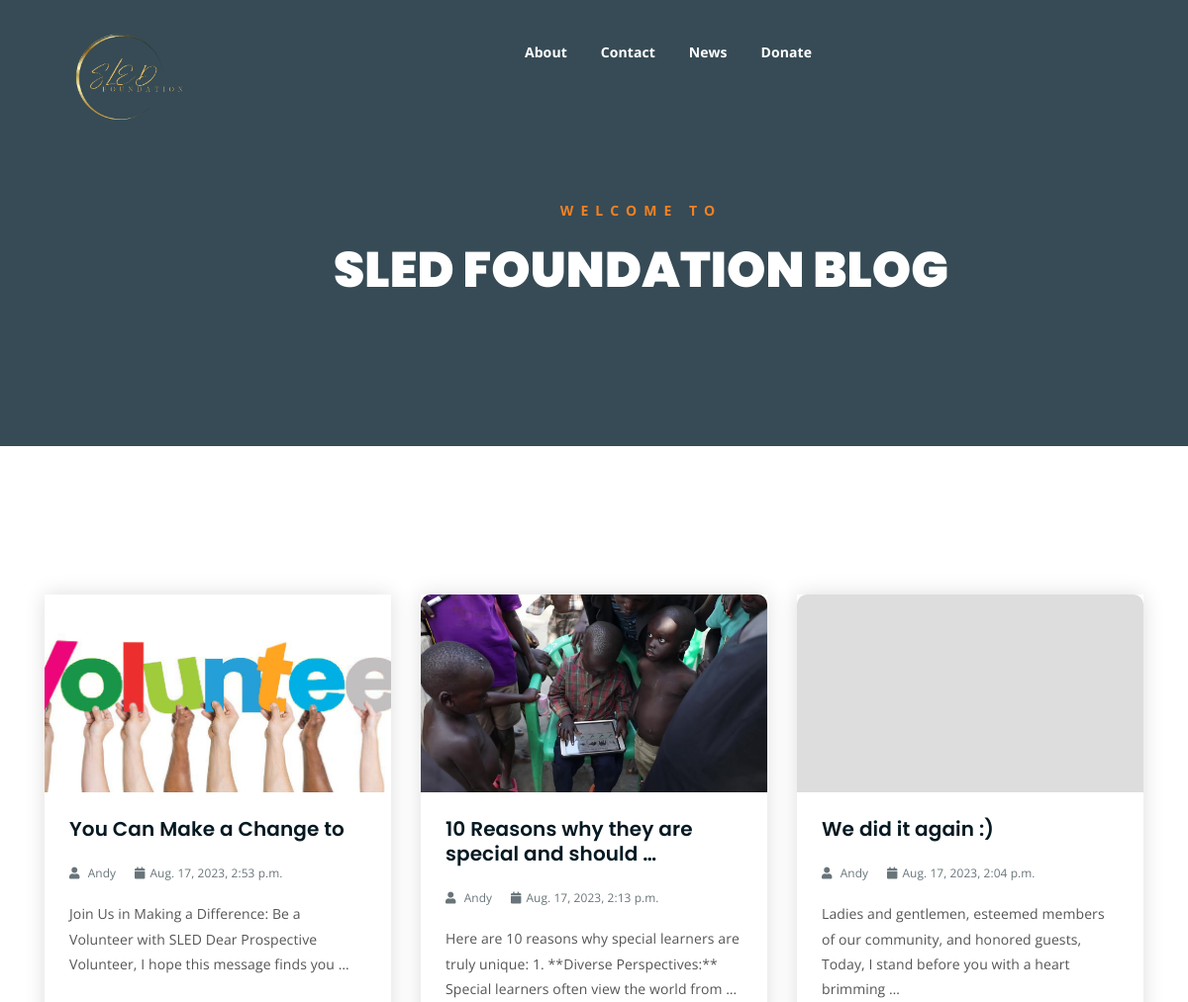
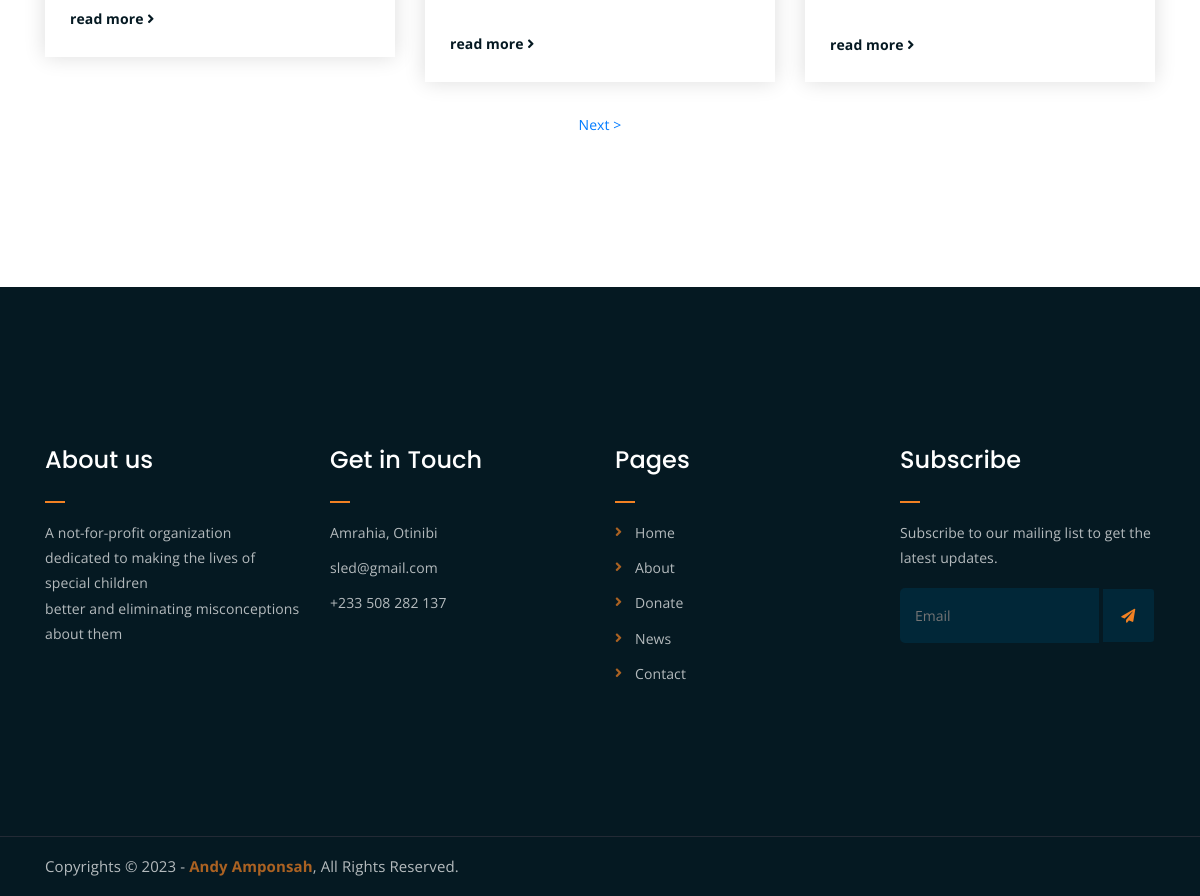
The page / on the database its author committed (2 pictures, top to bottom).
### blog/models.py (models this page shows, shortened)
class Blog(models.Model):
    title = models.CharField(max_length=255)
    content = models.TextField()
    image = image = models.ImageField(upload_to='media', blank=True)
    created_at = models.DateTimeField(auto_now=True)

### blog/views.py (the view)
# urls.py: path("",BV.index,name='index' ),
def index(request):
    c = Blog.objects.all().order_by('-created_at')
    p = Paginator(c, 3)
    page_number = request.GET.get('page')
    try:
        page_obj = p.get_page(page_number)  # returns the desired page object
    except PageNotAnInteger:
        page_obj = p.page(1)
    except EmptyPage:
        page_obj = p.page(p.num_pages)
    return render(request, 'news.html', {'page_obj':page_obj})

### blog/templates/news.html (shortened to what this page needs)
{% extends 'base.html' %}
{% load static %}
{% block main_content %}
	<div class="breadcrumb-section breadcrumb-bg">
		<div class="container">
			<div class="row">
				<div class="col-lg-9 offset-lg-2 text-center">
					<div class="breadcrumb-text">
						<p>welcome to</p>
						<h1>SLED FOUNDATION BLOG</h1>
					</div>
				</div>
			</div>
		</div>
	</div>
	<div class="latest-news mt-150 mb-150">
		<div class="container">
			<div class="row">
				{% for blog in page_obj.object_list %}
				<div class="col-lg-4 col-md-6">
					<div class="single-latest-news">
						<a href="{% url 'display_blog' blog.id %}"><div class="latest-news-bg" style="background-image: url('{{ blog.image.url}}');">
						</div></a>
						<div class="news-text-box">
							<h3><a href="{% url 'display_blog' blog.id %}">{{blog.title|truncatewords:8}}</a></h3>
							<p class="blog-meta">
								<span class="author"><i class="fas fa-user"></i> Andy</span>
								<span class="date"><i class="fas fa-calendar"></i>{{blog.created_at}}</span>
							</p>
							<p class="excerpt">{{blog.content|truncatewords:20}}</p>
							<a href="{% url 'display_blog' blog.id %}" class="read-more-btn">read more <i class="fas fa-angle-right"></i></a>
						</div>
					</div>
				</div>
				{% endfor %}
			</div>
			<center>
				{%if page_obj.has_next %}
					<a href="?page={{page_obj.next_page_number}}">Next ></a>
				{% endif %}
			</center>
		</div>
	</div>
{% endblock main_content %}

### blog/templates/base.html (shortened to what this page needs)
{% load static %}
<!DOCTYPE html>
<html lang="en">
<head>
	<link rel="stylesheet" href="{% static 'assets/css/all.min.css' %} ">
	<link rel="stylesheet" href="{% static 'assets/bootstrap/css/bootstrap.min.css' %} ">
	<link rel="stylesheet" href="{% static 'assets/css/owl.carousel.css' %} ">
	<link rel="stylesheet" href="{% static 'assets/css/magnific-popup.css' %} ">
	<link rel="stylesheet" href="{% static 'assets/css/animate.css' %} ">
	<link rel="stylesheet" href="{% static 'assets/css/meanmenu.min.css' %} ">
	<link rel="stylesheet" href="{% static 'assets/css/main.css' %} ">
	<link rel="stylesheet" href="{% static 'assets/css/responsive.css' %} ">
</head>
<body>
	<div class="top-header-area" id="sticker">
		<div class="container">
			<div class="row">
				<div class="col-lg-12 col-sm-12 text-center">
					<div class="main-menu-wrap">
						<div class="site-logo">
							<a href="/">
								<img src="{% static 'assets/img/sled_n_crop.png' %}" alt="">
							</a>
						</div>
						<nav class="main-menu">
							<ul>
								<li><a href="{% url 'about' %}">About</a></li>
								<li><a href="{% url 'contact' %}">Contact</a></li>
								<li><a href="{% url 'index' %}">News</a></li>
								<li><a href="{% url 'donate' %}">Donate</a></li>
							</ul>
						</nav>
					</div>
				</div>
			</div>
		</div>
	</div>
{% block main_content %}
{% endblock main_content %}
<div class="footer-area">
	<div class="container">
		<div class="row">
			<div class="col-lg-3 col-md-6">
				<div class="footer-box about-widget">
					<h2 class="widget-title">About us</h2>
<p>
	A not-for-profit organization dedicated to making the lives of special children <br> better and eliminating misconceptions about them
</p>
				</div>
			</div>
			<div class="col-lg-3 col-md-6">
				<div class="footer-box get-in-touch">
					<h2 class="widget-title">Get in Touch</h2>
					<ul>
						<li>Amrahia, Otinibi</li>
						<li>sled@gmail.com</li>
						<li>+233 508 282 137</li>
					</ul>
				</div>
			</div>
			<div class="col-lg-3 col-md-6">
				<div class="footer-box pages">
					<h2 class="widget-title">Pages</h2>
					<ul>
						<li><a href="{% url 'index' %}">Home</a></li>
						<li><a href="{% url 'about' %}">About</a></li>
						<li><a href="{% url 'donate' %}">Donate</a></li>
						<li><a href="{% url 'index' %}">News</a></li>
						<li><a href="{% url 'contact' %}">Contact</a></li>
					</ul>
				</div>
			</div>
			<div class="col-lg-3 col-md-6">
				<div class="footer-box subscribe">
					<h2 class="widget-title">Subscribe</h2>
					<p>Subscribe to our mailing list to get the latest updates.</p>
					<form action="{% url 'newsletter' %}" method="post">
						<input type="email" name="email" placeholder="Email">
						<button type="submit"><i class="fas fa-paper-plane"></i></button>
					</form>
				</div>
			</div>
		</div>
	</div>
</div>
<div class="copyright">
	<div class="container">
		<div class="row">
			<div class="col-lg-6 col-md-12">
				<p>Copyrights &copy; 2023 - <a href="https://kryotech.io/">Andy Amponsah</a>,  All Rights Reserved.</p>
			</div>
			<div class="col-lg-6 text-right col-md-12">
			</div>
		</div>
	</div>
</div>
</body>
</html>

### rows shown on the page
Blog: image (picture), title "You Can Make a Change to", created_at "Aug. 17, 2023, 2:53 p.m.", content "Join Us in Making a Difference: Be a Volunteer with SLED Dear Prospective Volunteer, I hope this message finds you …"
Blog: image (picture), title "10 Reasons why they are special and should …", created_at "Aug. 17, 2023, 2:13 p.m.", content "Here are 10 reasons why special learners are truly unique: 1. **Diverse Perspectives:** Special learners often view the world from …"
Blog: title "We did it again :)", created_at "Aug. 17, 2023, 2:04 p.m.", content "Ladies and gentlemen, esteemed members of our community, and honored guests, Today, I stand before you with a heart brimming …"
